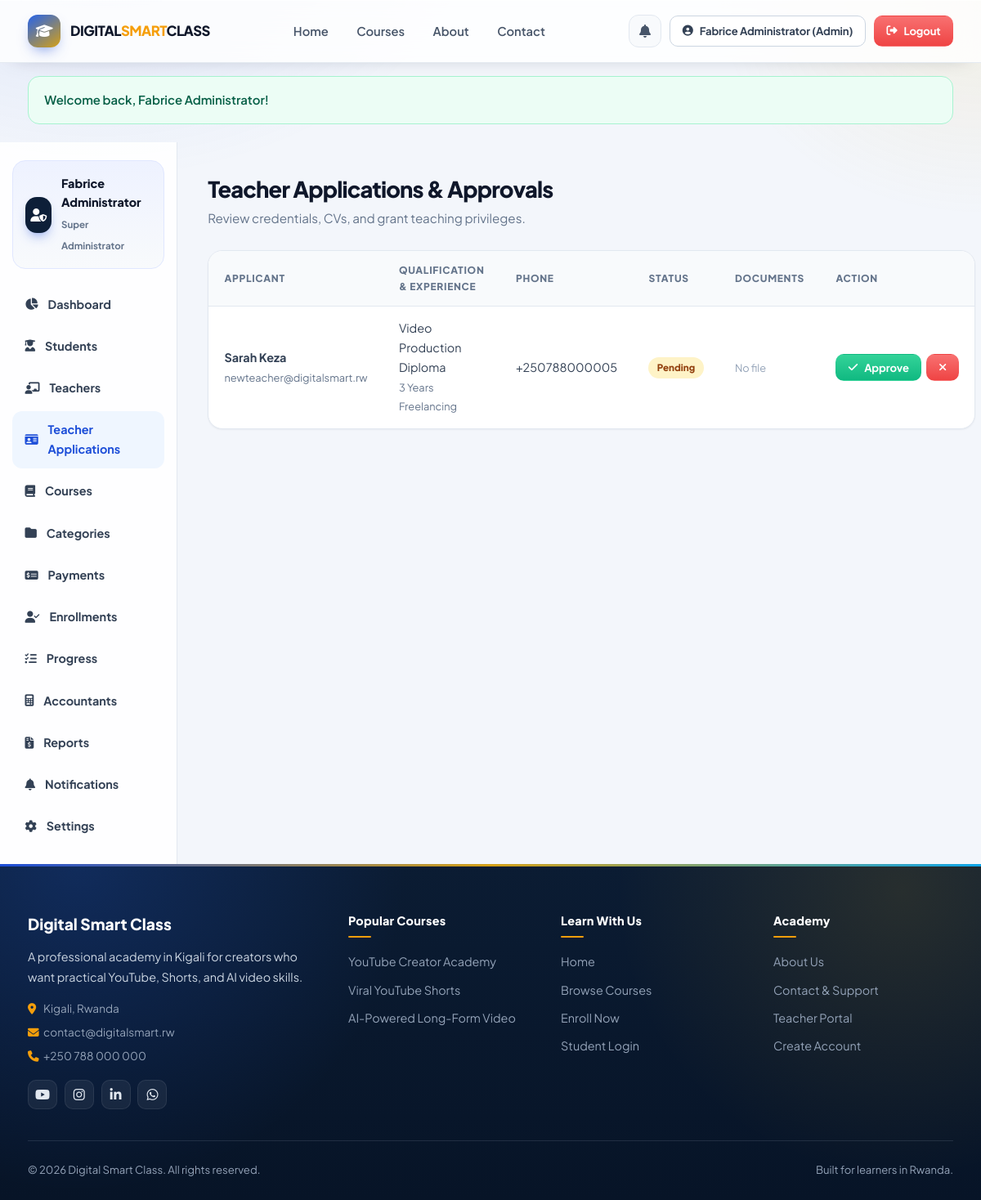
Screenshot of /admin/teacher-applications.php (signed in) with the database file from the repository.
### tables this page shows
CREATE TABLE IF NOT EXISTS `teacher_applications` (
    `id` INT AUTO_INCREMENT PRIMARY KEY,
    `user_id` INT NOT NULL,
    `full_name` VARCHAR(120) NOT NULL,
    `email` VARCHAR(120) NOT NULL,
    `phone` VARCHAR(30) NOT NULL,
    `qualification` VARCHAR(200) NOT NULL,
    `experience` VARCHAR(100) NOT NULL,
    `address` VARCHAR(255) NULL,
    `cv_file` VARCHAR(255) NULL,
    `certificate_file` VARCHAR(255) NULL,
    `photo_file` VARCHAR(255) NULL,
    `bio` TEXT NULL,
    `status` ENUM('pending', 'approved', 'rejected') DEFAULT 'pending',
    `admin_note` TEXT NULL,
    `reviewed_by` INT NULL,
    `created_at` TIMESTAMP DEFAULT CURRENT_TIMESTAMP,
    `updated_at` TIMESTAMP DEFAULT CURRENT_TIMESTAMP ON UPDATE CURRENT_TIMESTAMP,
    FOREIGN KEY (`user_id`) REFERENCES `users`(`id`) ON DELETE CASCADE,
    FOREIGN KEY (`reviewed_by`) REFERENCES `users`(`id`) ON DELETE SET NULL
);

### includes/auth.php (called while the page is built, shortened)
<?php
function is_logged_in() {
    return isset($_SESSION['user_id']) && !empty($_SESSION['user_id']);
}
function current_user() {
    return [
        'id'        => $_SESSION['user_id'],
        'role'      => $_SESSION['user_role'] ?? 'student',
        'role_id'   => $_SESSION['user_role_id'] ?? 3,
        'full_name' => $_SESSION['user_name'] ?? 'User',
        'email'     => $_SESSION['user_email'] ?? '',
    ];
}

### config/database.php (called while the page is built, shortened)
<?php
function site_url($path = '') {
    $protocol = (!empty($_SERVER['HTTPS']) && $_SERVER['HTTPS'] !== 'off') ? "https://" : "http://";
    $host = $_SERVER['HTTP_HOST'] ?? 'localhost';
    $scriptDir = str_replace('\\', '/', dirname($_SERVER['SCRIPT_NAME']));
    $baseDir = preg_replace('/(\/(student|teacher|admin|accountant|config|includes|assets))$/', '', $scriptDir);
    $baseDir = rtrim($baseDir, '/');
    return $protocol . $host . $baseDir . '/' . ltrim($path, '/');
}

### admin/teacher-applications.php (the view, shortened to what this page needs)
<?php
require_once __DIR__ . '/../includes/admin-auth.php';
$user = current_user();
$applications = [];
if ($db_connected && $pdo) {
    try {
        $stmt = $pdo->query("SELECT * FROM teacher_applications ORDER BY FIELD(status, 'pending') DESC, created_at DESC");
        $applications = $stmt->fetchAll();
    } catch (PDOException $e) {
        $applications = [];
    }
}
require_once __DIR__ . '/../includes/header.php';
?>
<div class="dashboard-layout">
    <aside class="sidebar">
        <div class="sidebar-user">
            <div class="sidebar-user-avatar" style="background: var(--dark-surface);"><i class="fas fa-user-shield"></i></div>
            <div class="sidebar-user-info">
                <h5><?= e($user['full_name']); ?></h5>
                <span>Super Administrator</span>
            </div>
        </div>
        <ul class="sidebar-menu">
            <li class="sidebar-item"><a href="<?= site_url('admin/dashboard.php'); ?>"><i class="fas fa-chart-pie"></i> Dashboard</a></li>
            <li class="sidebar-item"><a href="<?= site_url('admin/students.php'); ?>"><i class="fas fa-user-graduate"></i> Students</a></li>
            <li class="sidebar-item"><a href="<?= site_url('admin/teachers.php'); ?>"><i class="fas fa-chalkboard-teacher"></i> Teachers</a></li>
            <li class="sidebar-item active"><a href="<?= site_url('admin/teacher-applications.php'); ?>"><i class="fas fa-id-card"></i> Teacher Applications</a></li>
            <li class="sidebar-item"><a href="<?= site_url('admin/courses.php'); ?>"><i class="fas fa-book"></i> Courses</a></li>
            <li class="sidebar-item"><a href="<?= site_url('admin/categories.php'); ?>"><i class="fas fa-folder"></i> Categories</a></li>
            <li class="sidebar-item"><a href="<?= site_url('admin/payments.php'); ?>"><i class="fas fa-money-check-alt"></i> Payments</a></li>
            <li class="sidebar-item"><a href="<?= site_url('admin/enrollments.php'); ?>"><i class="fas fa-user-check"></i> Enrollments</a></li>
            <li class="sidebar-item"><a href="<?= site_url('admin/progress.php'); ?>"><i class="fas fa-tasks"></i> Progress</a></li>
            <li class="sidebar-item"><a href="<?= site_url('admin/accountants.php'); ?>"><i class="fas fa-calculator"></i> Accountants</a></li>
            <li class="sidebar-item"><a href="<?= site_url('admin/reports.php'); ?>"><i class="fas fa-file-invoice-dollar"></i> Reports</a></li>
            <li class="sidebar-item"><a href="<?= site_url('admin/notifications.php'); ?>"><i class="fas fa-bell"></i> Notifications</a></li>
            <li class="sidebar-item"><a href="<?= site_url('admin/settings.php'); ?>"><i class="fas fa-cog"></i> Settings</a></li>
        </ul>
    </aside>
    <main class="dashboard-main">
        <div class="dashboard-title-bar">
            <div>
                <h2>Teacher Applications & Approvals</h2>
                <p style="color: var(--gray-500); font-size: 0.95rem;">Review credentials, CVs, and grant teaching privileges.</p>
            </div>
        </div>
        <div class="table-card">
            <div class="table-responsive">
                <table>
                    <thead>
                        <tr>
                            <th>Applicant</th>
                            <th>Qualification & Experience</th>
                            <th>Phone</th>
                            <th>Status</th>
                            <th>Documents</th>
                            <th>Action</th>
                        </tr>
                    </thead>
                    <tbody>
                        <?php if (empty($applications)): ?>
                            <tr>
                                <td>
                                    <strong>Sarah Keza</strong><br>
                                    <span style="font-size: 0.8rem; color: #64748b;">newteacher@digitalsmart.rw</span>
                                </td>
                                <td>
                                    Video Production Diploma<br>
                                    <span style="font-size: 0.8rem; color: #64748b;">3 Years Freelancing</span>
                                </td>
                                <td>+250 788 000 005</td>
                                <td><span class="badge badge-pending">Pending Review</span></td>
                                <td><a href="#" style="font-size: 0.85rem;"><i class="fas fa-file-pdf"></i> View CV</a></td>
                                <td>
                                    <form action="" method="POST" style="display: flex; gap: 0.35rem;">
                                        <input type="hidden" name="app_id" value="1">
                                        <button type="submit" name="action" value="approve" class="btn btn-sm btn-success">
                                            <i class="fas fa-check"></i> Approve
                                        </button>
                                        <button type="submit" name="action" value="reject" class="btn btn-sm btn-danger">
                                            <i class="fas fa-times"></i> Reject
                                        </button>
                                    </form>
                                </td>
                            </tr>
                        <?php else: ?>
                            <?php foreach ($applications as $app): ?>
                                <tr>
                                    <td>
                                        <strong><?= e($app['full_name']); ?></strong><br>
                                        <span style="font-size: 0.8rem; color: #64748b;"><?= e($app['email']); ?></span>
                                    </td>
                                    <td>
                                        <?= e($app['qualification']); ?><br>
                                        <span style="font-size: 0.8rem; color: #64748b;"><?= e($app['experience']); ?></span>
                                    </td>
                                    <td><?= e($app['phone']); ?></td>
                                    <td>
                                        <span class="badge badge-<?= $app['status']; ?>">
                                            <?= e(ucfirst($app['status'])); ?>
                                        </span>
                                    </td>
                                    <td>
                                        <?php if (!empty($app['cv_file'])): ?>
                                            <a href="<?= site_url($app['cv_file']); ?>" target="_blank" style="font-size: 0.85rem;"><i class="fas fa-file-pdf"></i> CV</a>
                                        <?php else: ?>
                                            <span style="font-size: 0.8rem; color: #94a3b8;">No file</span>
                                        <?php endif; ?>
                                    </td>
                                    <td>
                                        <?php if ($app['status'] === 'pending'): ?>
                                            <form action="" method="POST" style="display: flex; gap: 0.35rem;">
                                                <button type="submit" name="action" value="approve" class="btn btn-sm btn-success">
                                                    <i class="fas fa-check"></i> Approve
                                                </button>
                                                <button type="submit" name="action" value="reject" class="btn btn-sm btn-danger">
                                                    <i class="fas fa-times"></i>
                                                </button>
                                            </form>
                                        <?php else: ?>
                                            <span style="font-size: 0.8rem; color: #64748b; text-transform: capitalize;"><?= e($app['status']); ?></span>
                                        <?php endif; ?>
                                    </td>
                                </tr>
                            <?php endforeach; ?>
                        <?php endif; ?>
                    </tbody>
                </table>
            </div>
        </div>
    </main>
</div>
<?php require_once __DIR__ . '/../includes/footer.php'; ?>

### rows the page displays
teacher_applications: full_name "Sarah Keza", email "newteacher@digitalsmart.rw", qualification "Video Production Diploma", experience "3 Years Freelancing", phone "+250788000005", status "Pending", shows "No file"

### other values shown
$currentUser['full_name'] "Fabrice Administrator"
$roleLabel "Admin"
$msg "Welcome back, Fabrice Administrator!"
$user['full_name'] "Fabrice Administrator"
